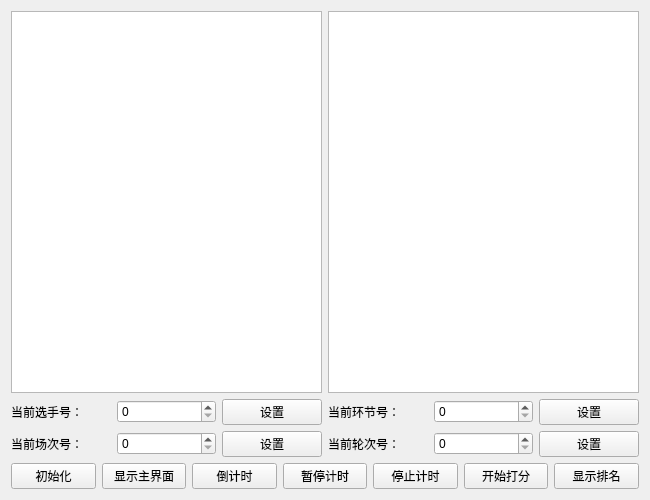
<?xml version="1.0" encoding="UTF-8"?>
<ui version="4.0">
 <class>Form</class>
 <widget class="QWidget" name="Form">
  <property name="geometry">
   <rect>
    <x>0</x>
    <y>0</y>
    <width>650</width>
    <height>500</height>
   </rect>
  </property>
  <property name="windowTitle">
   <string>打分系统</string>
  </property>
  <layout class="QVBoxLayout" name="verticalLayout">
   <item>
    <layout class="QHBoxLayout" name="horizontalLayout">
     <item>
      <widget class="QTextEdit" name="strTip"/>
     </item>
     <item>
      <widget class="QTableWidget" name="tableClient">
       <property name="maximumSize">
        <size>
         <width>350</width>
         <height>16777215</height>
        </size>
       </property>
      </widget>
     </item>
    </layout>
   </item>
   <item>
    <layout class="QGridLayout" name="gridLayout">
     <item row="0" column="0">
      <widget class="QLabel" name="label">
       <property name="text">
        <string>当前选手号：</string>
       </property>
      </widget>
     </item>
     <item row="0" column="2">
      <widget class="QPushButton" name="btnOrder">
       <property name="text">
        <string>设置</string>
       </property>
      </widget>
     </item>
     <item row="0" column="3">
      <widget class="QLabel" name="label_2">
       <property name="text">
        <string>当前环节号：</string>
       </property>
      </widget>
     </item>
     <item row="0" column="5">
      <widget class="QPushButton" name="btnHuanjie">
       <property name="text">
        <string>设置</string>
       </property>
      </widget>
     </item>
     <item row="1" column="0">
      <widget class="QLabel" name="label_3">
       <property name="text">
        <string>当前场次号：</string>
       </property>
      </widget>
     </item>
     <item row="1" column="3">
      <widget class="QLabel" name="label_4">
       <property name="text">
        <string>当前轮次号：</string>
       </property>
      </widget>
     </item>
     <item row="1" column="2">
      <widget class="QPushButton" name="btnChangci">
       <property name="text">
        <string>设置</string>
       </property>
      </widget>
     </item>
     <item row="1" column="5">
      <widget class="QPushButton" name="btnLunci">
       <property name="text">
        <string>设置</string>
       </property>
      </widget>
     </item>
     <item row="0" column="1">
      <widget class="QSpinBox" name="spinOrder"/>
     </item>
     <item row="1" column="1">
      <widget class="QSpinBox" name="spinChangci"/>
     </item>
     <item row="0" column="4">
      <widget class="QSpinBox" name="spinHuanjie"/>
     </item>
     <item row="1" column="4">
      <widget class="QSpinBox" name="spinLunci"/>
     </item>
    </layout>
   </item>
   <item>
    <layout class="QHBoxLayout" name="layoutBtn">
     <item>
      <widget class="QPushButton" name="btnInit">
       <property name="text">
        <string>初始化</string>
       </property>
      </widget>
     </item>
     <item>
      <widget class="QPushButton" name="btnWelcome">
       <property name="text">
        <string>显示主界面</string>
       </property>
      </widget>
     </item>
     <item>
      <widget class="QPushButton" name="btnCountDown">
       <property name="text">
        <string>倒计时</string>
       </property>
      </widget>
     </item>
     <item>
      <widget class="QPushButton" name="btnCountPause">
       <property name="text">
        <string>暂停计时</string>
       </property>
      </widget>
     </item>
     <item>
      <widget class="QPushButton" name="btnCountStop">
       <property name="text">
        <string>停止计时</string>
       </property>
      </widget>
     </item>
     <item>
      <widget class="QPushButton" name="btnScore">
       <property name="text">
        <string>开始打分</string>
       </property>
      </widget>
     </item>
     <item>
      <widget class="QPushButton" name="btnRank">
       <property name="text">
        <string>显示排名</string>
       </property>
      </widget>
     </item>
    </layout>
   </item>
  </layout>
 </widget>
 <resources/>
 <connections/>
</ui>
